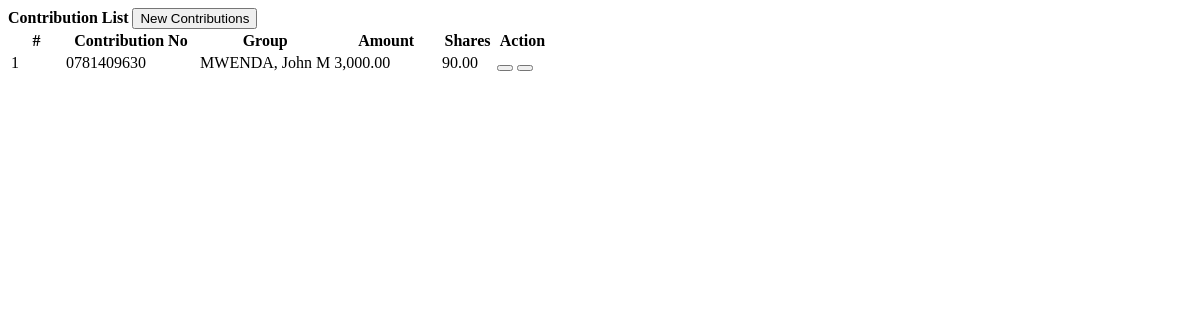
The page /payments.php on the database as committed earlier.
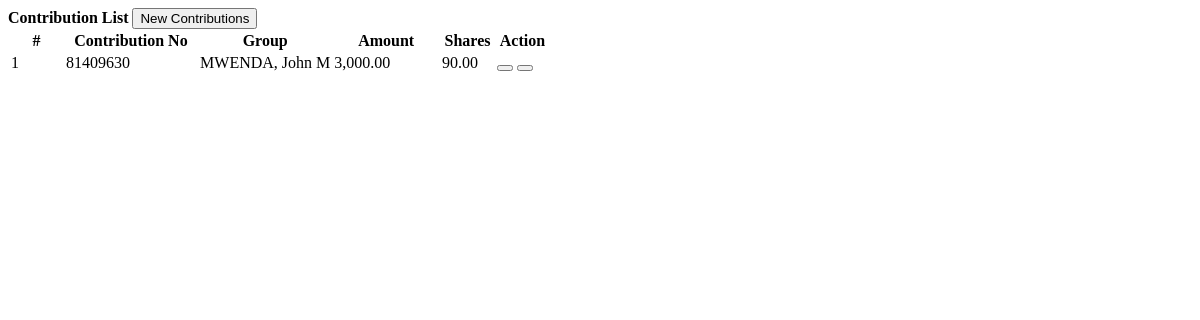
The same page on the database as committed later.
### tables this page shows
CREATE TABLE `payments` (
  `id` int(30) NOT NULL,
  `loan_id` int(30) NOT NULL,
  `payee` text NOT NULL,
  `amount` float NOT NULL DEFAULT 0,
  `penalty_amount` float NOT NULL DEFAULT 0,
  `overdue` tinyint(1) NOT NULL DEFAULT 0 COMMENT '0=no , 1 = yes',
  `date_created` datetime NOT NULL DEFAULT current_timestamp()
);

CREATE TABLE `loan_list` (
  `id` int(30) NOT NULL,
  `ref_no` varchar(50) NOT NULL,
  `loan_type_id` int(30) NOT NULL,
  `borrower_id` int(30) NOT NULL,
  `purpose` text NOT NULL,
  `amount` double NOT NULL,
  `plan_id` int(30) NOT NULL,
  `status` tinyint(1) NOT NULL DEFAULT 0 COMMENT '0= request, 1= confrimed,2=released,3=complteted,4=denied\r\n',
  `date_released` datetime NOT NULL,
  `date_created` datetime NOT NULL DEFAULT current_timestamp() ON UPDATE current_timestamp()
);

### payments.php (the view, shortened to what this page needs)
<?php include 'db_connect.php' ?>
<div class="container-fluid">
	<div class="col-lg-12">
		<div class="card">
			<div class="card-header">
				<large class="card-title">
					<b>Contribution List</b>
					<button class="btn btn-primary btn-sm btn-block col-md-2 float-right" type="button" id="new_payments"><i class="fa fa-plus"></i> New Contributions</button>
				</large>
			</div>
			<div class="card-body">
				<table class="table table-bordered" id="loan-list">
					<colgroup>
						<col width="10%">
						<col width="25%">
						<col width="25%">
						<col width="20%">
						<col width="10%">
						<col width="10%">
					</colgroup>
					<thead>
						<tr>
							<th class="text-center">#</th>
							<th class="text-center">Contribution No</th>
							<th class="text-center">Group</th>
							<th class="text-center">Amount</th>
							<th class="text-center">Shares</th>
							<th class="text-center">Action</th>
						</tr>
					</thead>
					<tbody>
						<?php
							$i=1;
							$qry = $conn->query("SELECT p.*,l.ref_no,concat(b.lastname,', ',b.firstname,' ',b.middlename)as name, b.contact_no, b.address from payments p inner join loan_list l on l.id = p.loan_id inner join borrowers b on b.id = l.borrower_id  order by p.id asc");
							while($row = $qry->fetch_assoc()):
						 ?>
						 <tr>
						 	<td class="text-center"><?php echo $i++ ?></td>
						 	<td>
						 		<?php echo $row['ref_no'] ?>
						 	</td>
						 	<td>
						 		<?php echo $row['payee'] ?>
						 	</td>
						 	<td>
						 		<?php echo number_format($row['amount'],2) ?>
						 	</td>
						 	<td class="text-center">
						 		<?php echo number_format($row['penalty_amount'],2) ?>
						 	</td>
						 	<td class="text-center">
						 			<button class="btn btn-outline-primary btn-sm edit_payment" type="button" data-id="<?php echo $row['id'] ?>"><i class="fa fa-edit"></i></button>
						 			<button class="btn btn-outline-danger btn-sm delete_payment" type="button" data-id="<?php echo $row['id'] ?>"><i class="fa fa-trash"></i></button>
						 	</td>
						 </tr>
						<?php endwhile; ?>
					</tbody>
				</table>
			</div>
		</div>
	</div>
</div>

Rows that differ between the two databases and show on the page:
changed through a linked row, payments "MWENDA, John M": loan_list.ref_no "0781409630" → "81409630"
